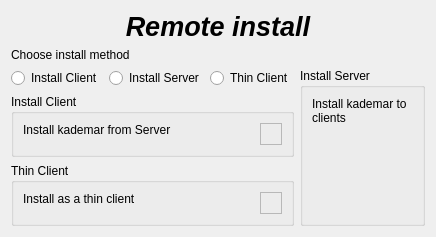
          <widget class="QWidget" name="PRemote">
           <layout class="QGridLayout" name="gridLayout_34">
            <item row="1" column="0" colspan="3">
             <widget class="QLabel" name="LRemote">
              <property name="text">
               <string>&lt;html&gt;&lt;head/&gt;&lt;body&gt;&lt;p&gt;Choose install method&lt;/p&gt;&lt;/body&gt;&lt;/html&gt;</string>
              </property>
              <property name="alignment">
               <set>Qt::AlignLeading|Qt::AlignLeft|Qt::AlignTop</set>
              </property>
              <property name="wordWrap">
               <bool>true</bool>
              </property>
             </widget>
            </item>
            <item row="2" column="0">
             <widget class="QRadioButton" name="RBInstallClient">
              <property name="text">
               <string>Install Client</string>
              </property>
             </widget>
            </item>
            <item row="2" column="1">
             <widget class="QRadioButton" name="RBInstallServer">
              <property name="text">
               <string>Install Server</string>
              </property>
             </widget>
            </item>
            <item row="2" column="2">
             <widget class="QRadioButton" name="RBThinClient">
              <property name="text">
               <string>Thin Client</string>
              </property>
             </widget>
            </item>
            <item row="2" column="3" rowspan="3">
             <widget class="QGroupBox" name="GBRemoteServer">
              <property name="title">
               <string>Install Server</string>
              </property>
              <layout class="QGridLayout" name="gridLayout_37">
               <item row="0" column="0">
                <widget class="QLabel" name="LRemoteServer">
                 <property name="text">
                  <string>&lt;html&gt;&lt;head/&gt;&lt;body&gt;&lt;p&gt;Install kademar to clients&lt;/p&gt;&lt;/body&gt;&lt;/html&gt;</string>
                 </property>
                 <property name="alignment">
                  <set>Qt::AlignLeading|Qt::AlignLeft|Qt::AlignTop</set>
                 </property>
                 <property name="wordWrap">
                  <bool>true</bool>
                 </property>
                </widget>
               </item>
               <item row="0" column="1">
                <widget class="QFrame" name="FInstallServerInfo">
                 <property name="frameShape">
                  <enum>QFrame::StyledPanel</enum>
                 </property>
                 <property name="frameShadow">
                  <enum>QFrame::Raised</enum>
                 </property>
                </widget>
               </item>
              </layout>
             </widget>
            </item>
            <item row="3" column="0" colspan="3">
             <widget class="QGroupBox" name="GBRemoteClient">
              <property name="title">
               <string>Install Client</string>
              </property>
              <layout class="QGridLayout" name="gridLayout_35">
               <item row="0" column="0">
                <widget class="QLabel" name="LRemoteClient">
                 <property name="text">
                  <string>&lt;html&gt;&lt;head/&gt;&lt;body&gt;&lt;p&gt;Install kademar from Server&lt;/p&gt;&lt;/body&gt;&lt;/html&gt;</string>
                 </property>
                 <property name="alignment">
                  <set>Qt::AlignLeading|Qt::AlignLeft|Qt::AlignTop</set>
                 </property>
                 <property name="wordWrap">
                  <bool>true</bool>
                 </property>
                </widget>
               </item>
               <item row="0" column="1">
                <widget class="QFrame" name="FInstallClientInfo">
                 <property name="minimumSize">
                  <size>
                   <width>22</width>
                   <height>22</height>
                  </size>
                 </property>
                 <property name="maximumSize">
                  <size>
                   <width>22</width>
                   <height>22</height>
                  </size>
                 </property>
                 <property name="frameShape">
                  <enum>QFrame::StyledPanel</enum>
                 </property>
                 <property name="frameShadow">
                  <enum>QFrame::Raised</enum>
                 </property>
                </widget>
               </item>
              </layout>
             </widget>
            </item>
            <item row="4" column="0" colspan="3">
             <widget class="QGroupBox" name="GBThinClient">
              <property name="title">
               <string>Thin Client</string>
              </property>
              <layout class="QGridLayout" name="gridLayout_36">
               <item row="0" column="0">
                <widget class="QLabel" name="LThinClient">
                 <property name="text">
                  <string>&lt;html&gt;&lt;head/&gt;&lt;body&gt;&lt;p&gt;Install as a thin client&lt;/p&gt;&lt;/body&gt;&lt;/html&gt;</string>
                 </property>
                 <property name="alignment">
                  <set>Qt::AlignLeading|Qt::AlignLeft|Qt::AlignTop</set>
                 </property>
                 <property name="wordWrap">
                  <bool>true</bool>
                 </property>
                </widget>
               </item>
               <item row="0" column="1">
                <widget class="QFrame" name="FThinClientInfo">
                 <property name="minimumSize">
                  <size>
                   <width>22</width>
                   <height>22</height>
                  </size>
                 </property>
                 <property name="maximumSize">
                  <size>
                   <width>22</width>
                   <height>22</height>
                  </size>
                 </property>
                 <property name="frameShape">
                  <enum>QFrame::StyledPanel</enum>
                 </property>
                 <property name="frameShadow">
                  <enum>QFrame::Raised</enum>
                 </property>
                </widget>
               </item>
              </layout>
             </widget>
            </item>
            <item row="0" column="0" colspan="4">
             <widget class="QLabel" name="LRemoteTitle">
              <property name="maximumSize">
               <size>
                <width>16777215</width>
                <height>50</height>
               </size>
              </property>
              <property name="font">
               <font>
                <pointsize>20</pointsize>
                <weight>75</weight>
                <italic>true</italic>
                <bold>true</bold>
               </font>
              </property>
              <property name="text">
               <string>Remote install</string>
              </property>
              <property name="alignment">
               <set>Qt::AlignCenter</set>
              </property>
             </widget>
            </item>
           </layout>
          </widget>
